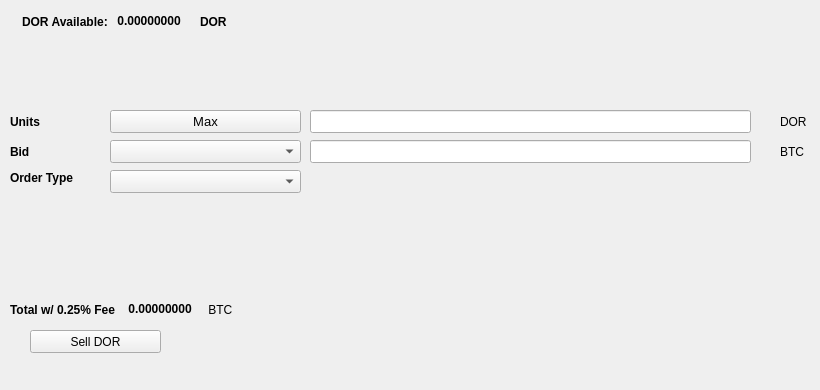
   <widget class="QWidget" name="SellTab">
    <attribute name="title">
     <string>Sell</string>
    </attribute>
    <widget class="QLabel" name="label_16">
     <property name="geometry">
      <rect>
       <x>780</x>
       <y>140</y>
       <width>31</width>
       <height>23</height>
      </rect>
     </property>
     <property name="text">
      <string>BTC</string>
     </property>
    </widget>
    <widget class="QComboBox" name="SellBidcomboBox">
     <property name="geometry">
      <rect>
       <x>110</x>
       <y>140</y>
       <width>191</width>
       <height>23</height>
      </rect>
     </property>
     <property name="font">
      <font>
       <pointsize>10</pointsize>
      </font>
     </property>
    </widget>
    <widget class="QLabel" name="label_18">
     <property name="geometry">
      <rect>
       <x>10</x>
       <y>110</y>
       <width>46</width>
       <height>23</height>
      </rect>
     </property>
     <property name="font">
      <font>
       <weight>75</weight>
       <bold>true</bold>
      </font>
     </property>
     <property name="text">
      <string>Units</string>
     </property>
    </widget>
    <widget class="QPushButton" name="Sell_Max_Amount">
     <property name="geometry">
      <rect>
       <x>110</x>
       <y>110</y>
       <width>191</width>
       <height>23</height>
      </rect>
     </property>
     <property name="font">
      <font>
       <pointsize>10</pointsize>
      </font>
     </property>
     <property name="text">
      <string>Max</string>
     </property>
    </widget>
    <widget class="QLabel" name="label_20">
     <property name="geometry">
      <rect>
       <x>10</x>
       <y>170</y>
       <width>91</width>
       <height>16</height>
      </rect>
     </property>
     <property name="font">
      <font>
       <weight>75</weight>
       <bold>true</bold>
      </font>
     </property>
     <property name="text">
      <string>Order Type</string>
     </property>
    </widget>
    <widget class="QComboBox" name="SellOrdertypeCombo">
     <property name="geometry">
      <rect>
       <x>110</x>
       <y>170</y>
       <width>191</width>
       <height>23</height>
      </rect>
     </property>
     <property name="font">
      <font>
       <pointsize>10</pointsize>
      </font>
     </property>
    </widget>
    <widget class="QLabel" name="label_21">
     <property name="geometry">
      <rect>
       <x>10</x>
       <y>140</y>
       <width>46</width>
       <height>23</height>
      </rect>
     </property>
     <property name="font">
      <font>
       <weight>75</weight>
       <bold>true</bold>
      </font>
     </property>
     <property name="text">
      <string>Bid</string>
     </property>
    </widget>
    <widget class="QLabel" name="label_22">
     <property name="geometry">
      <rect>
       <x>780</x>
       <y>110</y>
       <width>31</width>
       <height>23</height>
      </rect>
     </property>
     <property name="text">
      <string>DOR</string>
     </property>
    </widget>
    <widget class="QLineEdit" name="UnitsInputDOR">
     <property name="geometry">
      <rect>
       <x>310</x>
       <y>110</y>
       <width>441</width>
       <height>23</height>
      </rect>
     </property>
     <property name="font">
      <font>
       <pointsize>9</pointsize>
       <weight>75</weight>
       <bold>true</bold>
      </font>
     </property>
    </widget>
    <widget class="QLineEdit" name="SellBidPriceEdit">
     <property name="geometry">
      <rect>
       <x>310</x>
       <y>140</y>
       <width>441</width>
       <height>23</height>
      </rect>
     </property>
     <property name="font">
      <font>
       <pointsize>9</pointsize>
       <weight>75</weight>
       <bold>true</bold>
      </font>
     </property>
    </widget>
    <widget class="QPushButton" name="SellDORBTN">
     <property name="geometry">
      <rect>
       <x>30</x>
       <y>330</y>
       <width>131</width>
       <height>23</height>
      </rect>
     </property>
     <property name="text">
      <string>Sell DOR</string>
     </property>
     <property name="icon">
      <iconset resource="../dorin">
       <normaloff>:/icons/bitcoin</normaloff>:/icons/bitcoin</iconset>
     </property>
    </widget>
    <widget class="QWidget" name="layoutWidget3">
     <property name="geometry">
      <rect>
       <x>22</x>
       <y>12</y>
       <width>258</width>
       <height>19</height>
      </rect>
     </property>
     <layout class="QHBoxLayout" name="horizontalLayout">
      <item>
       <widget class="QLabel" name="label232_2">
        <property name="font">
         <font>
          <weight>75</weight>
          <bold>true</bold>
         </font>
        </property>
        <property name="text">
         <string>DOR Available:</string>
        </property>
       </widget>
      </item>
      <item>
       <widget class="QLabel" name="DORAvailableLabel">
        <property name="palette">
         <palette>
          <active>
           <colorrole role="WindowText">
            <brush brushstyle="SolidPattern">
             <color alpha="255">
              <red>0</red>
              <green>0</green>
              <blue>0</blue>
             </color>
            </brush>
           </colorrole>
           <colorrole role="Button">
            <brush brushstyle="SolidPattern">
             <color alpha="255">
              <red>0</red>
              <green>170</green>
              <blue>0</blue>
             </color>
            </brush>
           </colorrole>
           <colorrole role="Light">
            <brush brushstyle="SolidPattern">
             <color alpha="255">
              <red>0</red>
              <green>255</green>
              <blue>0</blue>
             </color>
            </brush>
           </colorrole>
           <colorrole role="Midlight">
            <brush brushstyle="SolidPattern">
             <color alpha="255">
              <red>0</red>
              <green>212</green>
              <blue>0</blue>
             </color>
            </brush>
           </colorrole>
           <colorrole role="Dark">
            <brush brushstyle="SolidPattern">
             <color alpha="255">
              <red>0</red>
              <green>85</green>
              <blue>0</blue>
             </color>
            </brush>
           </colorrole>
           <colorrole role="Mid">
            <brush brushstyle="SolidPattern">
             <color alpha="255">
              <red>0</red>
              <green>113</green>
              <blue>0</blue>
             </color>
            </brush>
           </colorrole>
           <colorrole role="Text">
            <brush brushstyle="SolidPattern">
             <color alpha="255">
              <red>0</red>
              <green>170</green>
              <blue>0</blue>
             </color>
            </brush>
           </colorrole>
           <colorrole role="BrightText">
            <brush brushstyle="SolidPattern">
             <color alpha="255">
              <red>255</red>
              <green>255</green>
              <blue>255</blue>
             </color>
            </brush>
           </colorrole>
           <colorrole role="ButtonText">
            <brush brushstyle="SolidPattern">
             <color alpha="255">
              <red>0</red>
              <green>0</green>
              <blue>0</blue>
             </color>
            </brush>
           </colorrole>
           <colorrole role="Base">
            <brush brushstyle="SolidPattern">
             <color alpha="255">
              <red>255</red>
              <green>255</green>
              <blue>255</blue>
             </color>
            </brush>
           </colorrole>
           <colorrole role="Window">
            <brush brushstyle="SolidPattern">
             <color alpha="255">
              <red>0</red>
              <green>170</green>
              <blue>0</blue>
             </color>
            </brush>
           </colorrole>
           <colorrole role="Shadow">
            <brush brushstyle="SolidPattern">
             <color alpha="255">
              <red>0</red>
              <green>0</green>
              <blue>0</blue>
             </color>
            </brush>
           </colorrole>
           <colorrole role="AlternateBase">
            <brush brushstyle="SolidPattern">
             <color alpha="255">
              <red>127</red>
              <green>212</green>
              <blue>127</blue>
             </color>
            </brush>
           </colorrole>
           <colorrole role="ToolTipBase">
            <brush brushstyle="SolidPattern">
             <color alpha="255">
              <red>255</red>
              <green>255</green>
              <blue>220</blue>
             </color>
            </brush>
           </colorrole>
           <colorrole role="ToolTipText">
            <brush brushstyle="SolidPattern">
             <color alpha="255">
              <red>0</red>
              <green>0</green>
              <blue>0</blue>
             </color>
            </brush>
           </colorrole>
          </active>
          <inactive>
           <colorrole role="WindowText">
            <brush brushstyle="SolidPattern">
             <color alpha="255">
              <red>0</red>
              <green>0</green>
              <blue>0</blue>
             </color>
            </brush>
           </colorrole>
           <colorrole role="Button">
            <brush brushstyle="SolidPattern">
             <color alpha="255">
              <red>0</red>
              <green>170</green>
              <blue>0</blue>
             </color>
            </brush>
           </colorrole>
           <colorrole role="Light">
            <brush brushstyle="SolidPattern">
             <color alpha="255">
              <red>0</red>
              <green>255</green>
              <blue>0</blue>
             </color>
            </brush>
           </colorrole>
           <colorrole role="Midlight">
            <brush brushstyle="SolidPattern">
             <color alpha="255">
              <red>0</red>
              <green>212</green>
              <blue>0</blue>
             </color>
            </brush>
           </colorrole>
           <colorrole role="Dark">
            <brush brushstyle="SolidPattern">
             <color alpha="255">
              <red>0</red>
              <green>85</green>
              <blue>0</blue>
             </color>
            </brush>
           </colorrole>
           <colorrole role="Mid">
            <brush brushstyle="SolidPattern">
             <color alpha="255">
              <red>0</red>
              <green>113</green>
              <blue>0</blue>
             </color>
            </brush>
           </colorrole>
           <colorrole role="Text">
            <brush brushstyle="SolidPattern">
             <color alpha="255">
              <red>0</red>
              <green>170</green>
              <blue>0</blue>
             </color>
            </brush>
           </colorrole>
           <colorrole role="BrightText">
            <brush brushstyle="SolidPattern">
             <color alpha="255">
              <red>255</red>
              <green>255</green>
              <blue>255</blue>
             </color>
            </brush>
           </colorrole>
           <colorrole role="ButtonText">
            <brush brushstyle="SolidPattern">
             <color alpha="255">
              <red>0</red>
              <green>0</green>
              <blue>0</blue>
             </color>
            </brush>
           </colorrole>
           <colorrole role="Base">
            <brush brushstyle="SolidPattern">
             <color alpha="255">
              <red>255</red>
              <green>255</green>
              <blue>255</blue>
             </color>
            </brush>
           </colorrole>
           <colorrole role="Window">
            <brush brushstyle="SolidPattern">
             <color alpha="255">
              <red>0</red>
              <green>170</green>
              <blue>0</blue>
             </color>
            </brush>
           </colorrole>
           <colorrole role="Shadow">
            <brush brushstyle="SolidPattern">
             <color alpha="255">
              <red>0</red>
              <green>0</green>
              <blue>0</blue>
             </color>
            </brush>
           </colorrole>
           <colorrole role="AlternateBase">
            <brush brushstyle="SolidPattern">
             <color alpha="255">
              <red>127</red>
              <green>212</green>
              <blue>127</blue>
             </color>
            </brush>
           </colorrole>
           <colorrole role="ToolTipBase">
            <brush brushstyle="SolidPattern">
             <color alpha="255">
              <red>255</red>
              <green>255</green>
              <blue>220</blue>
             </color>
            </brush>
           </colorrole>
           <colorrole role="ToolTipText">
            <brush brushstyle="SolidPattern">
             <color alpha="255">
              <red>0</red>
              <green>0</green>
              <blue>0</blue>
             </color>
            </brush>
           </colorrole>
          </inactive>
          <disabled>
           <colorrole role="WindowText">
            <brush brushstyle="SolidPattern">
             <color alpha="255">
              <red>0</red>
              <green>85</green>
              <blue>0</blue>
             </color>
            </brush>
           </colorrole>
           <colorrole role="Button">
            <brush brushstyle="SolidPattern">
             <color alpha="255">
              <red>0</red>
              <green>170</green>
              <blue>0</blue>
             </color>
            </brush>
           </colorrole>
           <colorrole role="Light">
            <brush brushstyle="SolidPattern">
             <color alpha="255">
              <red>0</red>
              <green>255</green>
              <blue>0</blue>
             </color>
            </brush>
           </colorrole>
           <colorrole role="Midlight">
            <brush brushstyle="SolidPattern">
             <color alpha="255">
              <red>0</red>
              <green>212</green>
              <blue>0</blue>
             </color>
            </brush>
           </colorrole>
           <colorrole role="Dark">
            <brush brushstyle="SolidPattern">
             <color alpha="255">
              <red>0</red>
              <green>85</green>
              <blue>0</blue>
             </color>
            </brush>
           </colorrole>
           <colorrole role="Mid">
            <brush brushstyle="SolidPattern">
             <color alpha="255">
              <red>0</red>
              <green>113</green>
              <blue>0</blue>
             </color>
            </brush>
           </colorrole>
           <colorrole role="Text">
            <brush brushstyle="SolidPattern">
             <color alpha="255">
              <red>0</red>
              <green>85</green>
              <blue>0</blue>
             </color>
            </brush>
           </colorrole>
           <colorrole role="BrightText">
            <brush brushstyle="SolidPattern">
             <color alpha="255">
              <red>255</red>
              <green>255</green>
              <blue>255</blue>
             </color>
            </brush>
           </colorrole>
           <colorrole role="ButtonText">
            <brush brushstyle="SolidPattern">
             <color alpha="255">
              <red>0</red>
              <green>85</green>
              <blue>0</blue>
             </color>
            </brush>
           </colorrole>
           <colorrole role="Base">
            <brush brushstyle="SolidPattern">
             <color alpha="255">
              <red>0</red>
              <green>170</green>
              <blue>0</blue>
             </color>
            </brush>
           </colorrole>
           <colorrole role="Window">
            <brush brushstyle="SolidPattern">
             <color alpha="255">
              <red>0</red>
              <green>170</green>
              <blue>0</blue>
             </color>
            </brush>
           </colorrole>
           <colorrole role="Shadow">
            <brush brushstyle="SolidPattern">
             <color alpha="255">
              <red>0</red>
              <green>0</green>
              <blue>0</blue>
             </color>
            </brush>
           </colorrole>
           <colorrole role="AlternateBase">
            <brush brushstyle="SolidPattern">
             <color alpha="255">
              <red>0</red>
              <green>170</green>
              <blue>0</blue>
             </color>
            </brush>
           </colorrole>
           <colorrole role="ToolTipBase">
            <brush brushstyle="SolidPattern">
             <color alpha="255">
              <red>255</red>
              <green>255</green>
              <blue>220</blue>
             </color>
            </brush>
           </colorrole>
           <colorrole role="ToolTipText">
            <brush brushstyle="SolidPattern">
             <color alpha="255">
              <red>0</red>
              <green>0</green>
              <blue>0</blue>
             </color>
            </brush>
           </colorrole>
          </disabled>
         </palette>
        </property>
        <property name="font">
         <font>
          <weight>75</weight>
          <bold>true</bold>
         </font>
        </property>
        <property name="text">
         <string> 0.00000000 </string>
        </property>
        <property name="textInteractionFlags">
         <set>Qt::LinksAccessibleByMouse|Qt::TextSelectableByKeyboard|Qt::TextSelectableByMouse</set>
        </property>
       </widget>
      </item>
      <item>
       <widget class="QLabel" name="labelDOR">
        <property name="font">
         <font>
          <weight>75</weight>
          <bold>true</bold>
         </font>
        </property>
        <property name="text">
         <string>DOR</string>
        </property>
       </widget>
      </item>
     </layout>
    </widget>
    <widget class="QWidget" name="layoutWidget">
     <property name="geometry">
      <rect>
       <x>10</x>
       <y>300</y>
       <width>268</width>
       <height>19</height>
      </rect>
     </property>
     <layout class="QHBoxLayout" name="horizontalLayout_2">
      <item>
       <widget class="QLabel" name="label_19">
        <property name="font">
         <font>
          <weight>75</weight>
          <bold>true</bold>
         </font>
        </property>
        <property name="text">
         <string>Total w/ 0.25% Fee </string>
        </property>
       </widget>
      </item>
      <item>
       <widget class="QLabel" name="SellCostLabel">
        <property name="palette">
         <palette>
          <active>
           <colorrole role="WindowText">
            <brush brushstyle="SolidPattern">
             <color alpha="255">
              <red>0</red>
              <green>0</green>
              <blue>0</blue>
             </color>
            </brush>
           </colorrole>
           <colorrole role="Button">
            <brush brushstyle="SolidPattern">
             <color alpha="255">
              <red>0</red>
              <green>170</green>
              <blue>0</blue>
             </color>
            </brush>
           </colorrole>
           <colorrole role="Light">
            <brush brushstyle="SolidPattern">
             <color alpha="255">
              <red>0</red>
              <green>255</green>
              <blue>0</blue>
             </color>
            </brush>
           </colorrole>
           <colorrole role="Midlight">
            <brush brushstyle="SolidPattern">
             <color alpha="255">
              <red>0</red>
              <green>212</green>
              <blue>0</blue>
             </color>
            </brush>
           </colorrole>
           <colorrole role="Dark">
            <brush brushstyle="SolidPattern">
             <color alpha="255">
              <red>0</red>
              <green>85</green>
              <blue>0</blue>
             </color>
            </brush>
           </colorrole>
           <colorrole role="Mid">
            <brush brushstyle="SolidPattern">
             <color alpha="255">
              <red>0</red>
              <green>113</green>
              <blue>0</blue>
             </color>
            </brush>
           </colorrole>
           <colorrole role="Text">
            <brush brushstyle="SolidPattern">
             <color alpha="255">
              <red>0</red>
              <green>170</green>
              <blue>0</blue>
             </color>
            </brush>
           </colorrole>
           <colorrole role="BrightText">
            <brush brushstyle="SolidPattern">
             <color alpha="255">
              <red>255</red>
              <green>255</green>
              <blue>255</blue>
             </color>
            </brush>
           </colorrole>
           <colorrole role="ButtonText">
            <brush brushstyle="SolidPattern">
             <color alpha="255">
              <red>0</red>
              <green>0</green>
              <blue>0</blue>
             </color>
            </brush>
           </colorrole>
           <colorrole role="Base">
            <brush brushstyle="SolidPattern">
             <color alpha="255">
              <red>255</red>
              <green>255</green>
              <blue>255</blue>
             </color>
            </brush>
           </colorrole>
           <colorrole role="Window">
            <brush brushstyle="SolidPattern">
             <color alpha="255">
              <red>0</red>
              <green>170</green>
              <blue>0</blue>
             </color>
            </brush>
           </colorrole>
           <colorrole role="Shadow">
            <brush brushstyle="SolidPattern">
             <color alpha="255">
              <red>0</red>
              <green>0</green>
              <blue>0</blue>
             </color>
            </brush>
           </colorrole>
           <colorrole role="AlternateBase">
            <brush brushstyle="SolidPattern">
             <color alpha="255">
              <red>127</red>
              <green>212</green>
              <blue>127</blue>
             </color>
            </brush>
           </colorrole>
           <colorrole role="ToolTipBase">
            <brush brushstyle="SolidPattern">
             <color alpha="255">
              <red>255</red>
              <green>255</green>
              <blue>220</blue>
             </color>
            </brush>
           </colorrole>
           <colorrole role="ToolTipText">
            <brush brushstyle="SolidPattern">
             <color alpha="255">
              <red>0</red>
              <green>0</green>
              <blue>0</blue>
             </color>
            </brush>
           </colorrole>
          </active>
          <inactive>
           <colorrole role="WindowText">
            <brush brushstyle="SolidPattern">
             <color alpha="255">
              <red>0</red>
              <green>0</green>
              <blue>0</blue>
             </color>
            </brush>
           </colorrole>
           <colorrole role="Button">
            <brush brushstyle="SolidPattern">
             <color alpha="255">
              <red>0</red>
              <green>170</green>
              <blue>0</blue>
             </color>
            </brush>
           </colorrole>
           <colorrole role="Light">
            <brush brushstyle="SolidPattern">
             <color alpha="255">
              <red>0</red>
              <green>255</green>
              <blue>0</blue>
             </color>
            </brush>
           </colorrole>
           <colorrole role="Midlight">
            <brush brushstyle="SolidPattern">
             <color alpha="255">
              <red>0</red>
              <green>212</green>
              <blue>0</blue>
             </color>
            </brush>
           </colorrole>
           <colorrole role="Dark">
            <brush brushstyle="SolidPattern">
             <color alpha="255">
              <red>0</red>
              <green>85</green>
              <blue>0</blue>
             </color>
            </brush>
           </colorrole>
           <colorrole role="Mid">
            <brush brushstyle="SolidPattern">
             <color alpha="255">
              <red>0</red>
              <green>113</green>
              <blue>0</blue>
             </color>
            </brush>
           </colorrole>
           <colorrole role="Text">
            <brush brushstyle="SolidPattern">
             <color alpha="255">
              <red>0</red>
              <green>170</green>
              <blue>0</blue>
             </color>
            </brush>
           </colorrole>
           <colorrole role="BrightText">
            <brush brushstyle="SolidPattern">
             <color alpha="255">
              <red>255</red>
              <green>255</green>
              <blue>255</blue>
             </color>
            </brush>
           </colorrole>
           <colorrole role="ButtonText">
            <brush brushstyle="SolidPattern">
             <color alpha="255">
              <red>0</red>
              <green>0</green>
              <blue>0</blue>
             </color>
            </brush>
           </colorrole>
           <colorrole role="Base">
            <brush brushstyle="SolidPattern">
             <color alpha="255">
              <red>255</red>
              <green>255</green>
              <blue>255</blue>
             </color>
            </brush>
           </colorrole>
           <colorrole role="Window">
            <brush brushstyle="SolidPattern">
             <color alpha="255">
              <red>0</red>
              <green>170</green>
              <blue>0</blue>
             </color>
            </brush>
           </colorrole>
           <colorrole role="Shadow">
            <brush brushstyle="SolidPattern">
             <color alpha="255">
              <red>0</red>
              <green>0</green>
              <blue>0</blue>
             </color>
            </brush>
           </colorrole>
           <colorrole role="AlternateBase">
            <brush brushstyle="SolidPattern">
             <color alpha="255">
              <red>127</red>
              <green>212</green>
              <blue>127</blue>
             </color>
            </brush>
           </colorrole>
           <colorrole role="ToolTipBase">
            <brush brushstyle="SolidPattern">
             <color alpha="255">
              <red>255</red>
              <green>255</green>
              <blue>220</blue>
             </color>
            </brush>
           </colorrole>
           <colorrole role="ToolTipText">
            <brush brushstyle="SolidPattern">
             <color alpha="255">
              <red>0</red>
              <green>0</green>
              <blue>0</blue>
             </color>
            </brush>
           </colorrole>
          </inactive>
          <disabled>
           <colorrole role="WindowText">
            <brush brushstyle="SolidPattern">
             <color alpha="255">
              <red>0</red>
              <green>85</green>
              <blue>0</blue>
             </color>
            </brush>
           </colorrole>
           <colorrole role="Button">
            <brush brushstyle="SolidPattern">
             <color alpha="255">
              <red>0</red>
              <green>170</green>
              <blue>0</blue>
             </color>
            </brush>
           </colorrole>
           <colorrole role="Light">
            <brush brushstyle="SolidPattern">
             <color alpha="255">
              <red>0</red>
              <green>255</green>
              <blue>0</blue>
             </color>
            </brush>
           </colorrole>
           <colorrole role="Midlight">
            <brush brushstyle="SolidPattern">
             <color alpha="255">
              <red>0</red>
              <green>212</green>
              <blue>0</blue>
             </color>
            </brush>
           </colorrole>
           <colorrole role="Dark">
            <brush brushstyle="SolidPattern">
             <color alpha="255">
              <red>0</red>
              <green>85</green>
              <blue>0</blue>
             </color>
            </brush>
           </colorrole>
           <colorrole role="Mid">
            <brush brushstyle="SolidPattern">
             <color alpha="255">
              <red>0</red>
              <green>113</green>
              <blue>0</blue>
             </color>
            </brush>
           </colorrole>
           <colorrole role="Text">
            <brush brushstyle="SolidPattern">
             <color alpha="255">
              <red>0</red>
              <green>85</green>
              <blue>0</blue>
             </color>
            </brush>
           </colorrole>
           <colorrole role="BrightText">
            <brush brushstyle="SolidPattern">
             <color alpha="255">
              <red>255</red>
              <green>255</green>
              <blue>255</blue>
             </color>
            </brush>
           </colorrole>
           <colorrole role="ButtonText">
            <brush brushstyle="SolidPattern">
             <color alpha="255">
              <red>0</red>
              <green>85</green>
              <blue>0</blue>
             </color>
            </brush>
           </colorrole>
           <colorrole role="Base">
            <brush brushstyle="SolidPattern">
             <color alpha="255">
              <red>0</red>
              <green>170</green>
              <blue>0</blue>
             </color>
            </brush>
           </colorrole>
           <colorrole role="Window">
            <brush brushstyle="SolidPattern">
             <color alpha="255">
              <red>0</red>
              <green>170</green>
              <blue>0</blue>
             </color>
            </brush>
           </colorrole>
           <colorrole role="Shadow">
            <brush brushstyle="SolidPattern">
             <color alpha="255">
              <red>0</red>
              <green>0</green>
              <blue>0</blue>
             </color>
            </brush>
           </colorrole>
           <colorrole role="AlternateBase">
            <brush brushstyle="SolidPattern">
             <color alpha="255">
              <red>0</red>
              <green>170</green>
              <blue>0</blue>
             </color>
            </brush>
           </colorrole>
           <colorrole role="ToolTipBase">
            <brush brushstyle="SolidPattern">
             <color alpha="255">
              <red>255</red>
              <green>255</green>
              <blue>220</blue>
             </color>
            </brush>
           </colorrole>
           <colorrole role="ToolTipText">
            <brush brushstyle="SolidPattern">
             <color alpha="255">
              <red>0</red>
              <green>0</green>
              <blue>0</blue>
             </color>
            </brush>
           </colorrole>
          </disabled>
         </palette>
        </property>
        <property name="font">
         <font>
          <weight>75</weight>
          <bold>true</bold>
         </font>
        </property>
        <property name="autoFillBackground">
         <bool>false</bool>
        </property>
        <property name="text">
         <string> 0.00000000</string>
        </property>
        <property name="textInteractionFlags">
         <set>Qt::LinksAccessibleByMouse|Qt::TextSelectableByMouse</set>
        </property>
       </widget>
      </item>
      <item>
       <widget class="QLabel" name="label_17">
        <property name="font">
         <font>
          <weight>50</weight>
          <bold>false</bold>
         </font>
        </property>
        <property name="text">
         <string> BTC</string>
        </property>
       </widget>
      </item>
     </layout>
    </widget>
    <widget class="QLabel" name="label_23">
     <property name="geometry">
      <rect>
       <x>460</x>
       <y>300</y>
       <width>281</width>
       <height>81</height>
      </rect>
     </property>
     <property name="text">
      <string/>
     </property>
     <property name="pixmap">
      <pixmap>:/images/bittrex</pixmap>
     </property>
    </widget>
   </widget>
